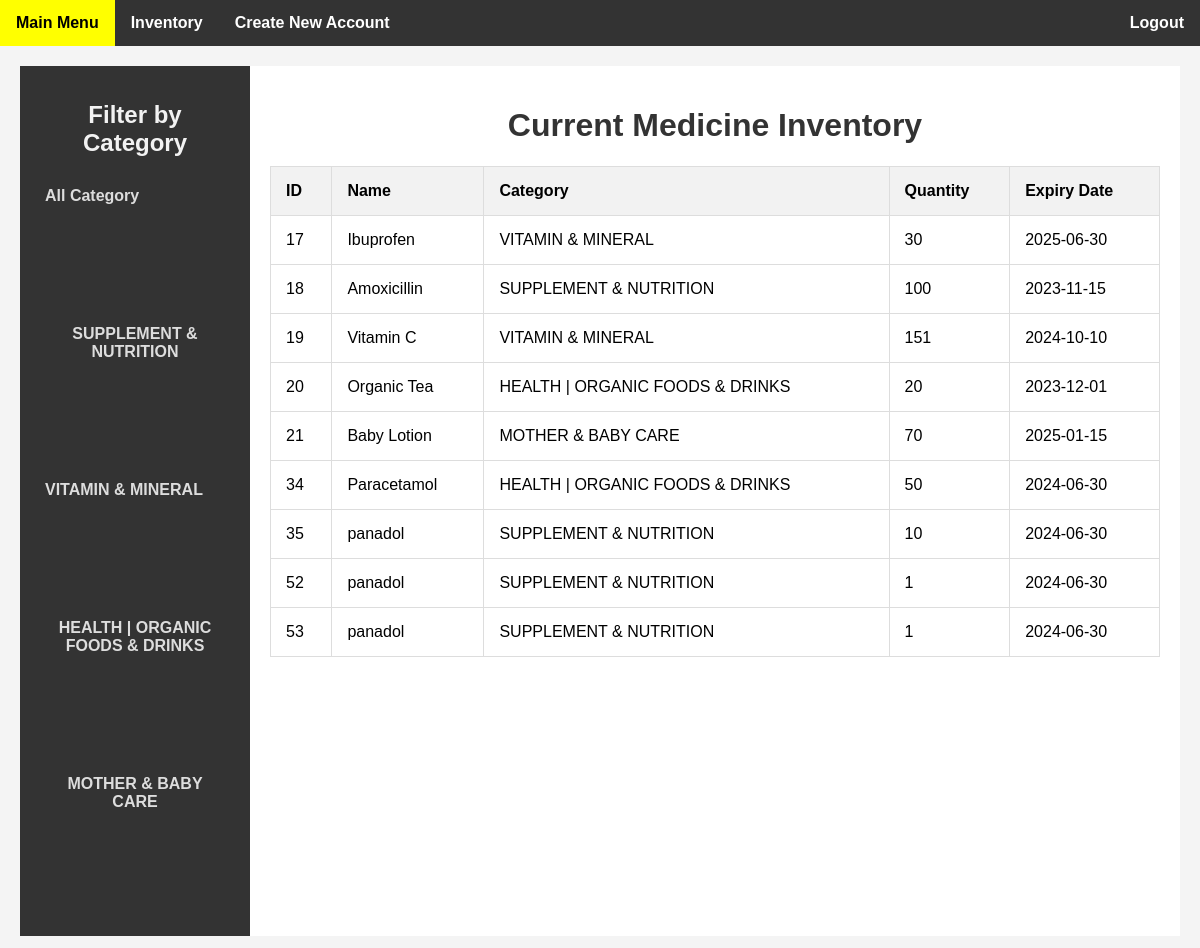
The page / on the database its author committed.
### tables this page shows
CREATE TABLE `medicines` (
  `id` int(11) NOT NULL,
  `name` varchar(255) NOT NULL,
  `category` varchar(255) NOT NULL,
  `quantity` int(11) NOT NULL,
  `expiry_date` date NOT NULL
);

### index.php (the view, shortened to what this page needs)
<!DOCTYPE html>
<html lang="en">
<head>
</head>
<body>
<?php
include ("topnav.php");
?>
    <div class="container">
        <div class="sidebar">
            <h2>Filter by Category</h2>
            <ul class="category-list">
                <li><a href="index.php">All Category</a></li>
                <li><a href="index.php?category=<?php echo urlencode('SUPPLEMENT & NUTRITION'); ?>">SUPPLEMENT & NUTRITION</a></li>
                <li><a href="index.php?category=<?php echo urlencode('VITAMIN & MINERAL'); ?>">VITAMIN & MINERAL</a></li>
                <li><a href="index.php?category=<?php echo urlencode('HEALTH | ORGANIC FOODS & DRINKS'); ?>">HEALTH | ORGANIC FOODS & DRINKS</a></li>
                <li><a href="index.php?category=<?php echo urlencode('MOTHER & BABY CARE'); ?>">MOTHER & BABY CARE</a></li>
            </ul>
        </div>
        <div class="content">
            <h1>Current Medicine Inventory</h1>
            <table>
                <thead>
                    <tr>
                        <th>ID</th>
                        <th>Name</th>
                        <th>Category</th>
                        <th>Quantity</th>
                        <th>Expiry Date</th>
                    </tr>
                </thead>
                <tbody>
                    <?php
                    require_once 'db_config.php';
                    $sql = "SELECT id, name, category, quantity, expiry_date FROM medicines";
                    $result = $conn->query($sql);
                    if ($result->num_rows > 0) {
                        while($row = $result->fetch_assoc()) {
                            echo "<tr>";
                            echo "<td>".$row["id"]."</td>";
                            echo "<td>".$row["name"]."</td>";
                            echo "<td>".$row["category"]."</td>";
                            echo "<td>".$row["quantity"]."</td>";
                            echo "<td>".$row["expiry_date"]."</td>";
                            echo "</tr>";
                        }
                    } else {
                        echo "<tr><td colspan='5'>No records found</td></tr>";
                    }
                    ?>
                </tbody>
            </table>
        </div>
    </div>
</body>
</html>

### topnav.php (shortened to what this page needs)
<html>
	<head>
	</head>
	<body>
	<ul>
		<li><a href="index.php">Main Menu</a></li>
		<li><a href="inventory.php">Inventory</a></li>
		<li><a href="signup.php">Create New Account</a></li>
        <li style= "float:right"><a href="logout.php">Logout</a></li>
	</ul>
	</body>
	</html>

### index.php (style rules this page uses)
body { font-family: Arial, sans-serif; background-color: #f4f4f4; margin: 0; padding: 0; display: flex; flex-direction: column; min-height: 100vh; }
.container { display: flex; flex: 1; padding: 20px; }
.sidebar { width: 200px; background-color: #333; color: #fff; padding: 15px; height: 100%; text-align: center; }
.sidebar h2 { color: #f2f2f2; }
.sidebar ul { list-style-type: none; padding: 0; }
.sidebar li { margin-bottom: 50%; }
.sidebar a { display: block; color: #ddd; padding: 10px; text-decoration: none; border-radius: 4px; text-align: center; }
.content { flex-grow: 1; padding: 20px; background-color: #fff; }
h1 { text-align: center; color: #333; }
table { width: 100%; border-collapse: collapse; margin-top: 20px; }
table, th, td { border: 1px solid #ddd; }
th, td { padding: 15px; text-align: left; }
th { background-color: #f2f2f2; }

### topnav.php (style rules this page uses)
ul { list-style-type: none; margin: 0; padding: 0; overflow: hidden; background-color: #333; }
li { float: left; }
li a { display: inline-block; color: white; text-align: center; padding: 14px 16px; text-decoration: none; font-weight: bold; }

### rows shown on the page
medicines: id "17", name "Ibuprofen", category "VITAMIN & MINERAL", quantity "30", expiry_date "2025-06-30"
medicines: id "18", name "Amoxicillin", category "SUPPLEMENT & NUTRITION", quantity "100", expiry_date "2023-11-15"
medicines: id "19", name "Vitamin C", category "VITAMIN & MINERAL", quantity "151", expiry_date "2024-10-10"
medicines: id "20", name "Organic Tea", category "HEALTH | ORGANIC FOODS & DRINKS", quantity "20", expiry_date "2023-12-01"
medicines: id "21", name "Baby Lotion", category "MOTHER & BABY CARE", quantity "70", expiry_date "2025-01-15"
medicines: id "34", name "Paracetamol", category "HEALTH | ORGANIC FOODS & DRINKS", quantity "50", expiry_date "2024-06-30"
medicines: id "35", name "panadol", category "SUPPLEMENT & NUTRITION", quantity "10", expiry_date "2024-06-30"
medicines: id "52", name "panadol", category "SUPPLEMENT & NUTRITION", quantity "1", expiry_date "2024-06-30"
medicines: id "53", name "panadol", category "SUPPLEMENT & NUTRITION", quantity "1", expiry_date "2024-06-30"
